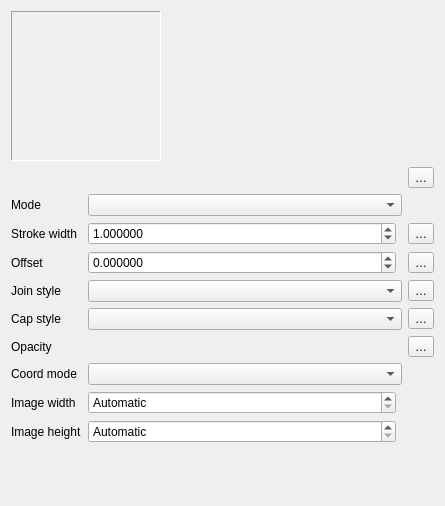
<?xml version="1.0" encoding="UTF-8"?>
<ui version="4.0">
 <class>WidgetRasterLine</class>
 <widget class="QWidget" name="WidgetRasterLine">
  <property name="geometry">
   <rect>
    <x>0</x>
    <y>0</y>
    <width>445</width>
    <height>506</height>
   </rect>
  </property>
  <property name="windowTitle">
   <string notr="true">Raster Line Symbol</string>
  </property>
  <layout class="QGridLayout" name="gridLayout_2" columnstretch="0,1,0">
   <item row="3" column="1">
    <layout class="QHBoxLayout" name="horizontalLayout_2">
     <item>
      <widget class="QgsDoubleSpinBox" name="spinWidth">
       <property name="sizePolicy">
        <sizepolicy hsizetype="Preferred" vsizetype="Fixed">
         <horstretch>1</horstretch>
         <verstretch>0</verstretch>
        </sizepolicy>
       </property>
       <property name="specialValueText">
        <string>Hairline</string>
       </property>
       <property name="decimals">
        <number>6</number>
       </property>
       <property name="maximum">
        <double>100000.000000000000000</double>
       </property>
       <property name="singleStep">
        <double>0.200000000000000</double>
       </property>
       <property name="value">
        <double>1.000000000000000</double>
       </property>
       <property name="showClearButton" stdset="0">
        <bool>true</bool>
       </property>
      </widget>
     </item>
     <item>
      <widget class="QgsUnitSelectionWidget" name="mPenWidthUnitWidget" native="true">
       <property name="minimumSize">
        <size>
         <width>0</width>
         <height>0</height>
        </size>
       </property>
       <property name="focusPolicy">
        <enum>Qt::StrongFocus</enum>
       </property>
      </widget>
     </item>
    </layout>
   </item>
   <item row="4" column="1">
    <layout class="QHBoxLayout" name="horizontalLayout_3">
     <item>
      <widget class="QgsDoubleSpinBox" name="spinOffset">
       <property name="sizePolicy">
        <sizepolicy hsizetype="Minimum" vsizetype="Fixed">
         <horstretch>1</horstretch>
         <verstretch>0</verstretch>
        </sizepolicy>
       </property>
       <property name="styleSheet">
        <string notr="true"/>
       </property>
       <property name="decimals">
        <number>6</number>
       </property>
       <property name="minimum">
        <double>-100000.000000000000000</double>
       </property>
       <property name="maximum">
        <double>100000.000000000000000</double>
       </property>
       <property name="singleStep">
        <double>0.200000000000000</double>
       </property>
      </widget>
     </item>
     <item>
      <widget class="QgsUnitSelectionWidget" name="mOffsetUnitWidget" native="true">
       <property name="minimumSize">
        <size>
         <width>0</width>
         <height>0</height>
        </size>
       </property>
       <property name="focusPolicy">
        <enum>Qt::StrongFocus</enum>
       </property>
      </widget>
     </item>
    </layout>
   </item>
   <item row="6" column="0">
    <widget class="QLabel" name="label_6">
     <property name="text">
      <string>Cap style</string>
     </property>
    </widget>
   </item>
   <item row="8" column="1">
    <widget class="QComboBox" name="mComboCoordMode"/>
   </item>
   <item row="5" column="1">
    <widget class="QgsPenJoinStyleComboBox" name="cboJoinStyle"/>
   </item>
   <item row="3" column="0">
    <widget class="QLabel" name="label_2">
     <property name="text">
      <string>Stroke width</string>
     </property>
    </widget>
   </item>
   <item row="1" column="2">
    <widget class="QgsPropertyOverrideButton" name="mFilenameDDBtn">
     <property name="text">
      <string>…</string>
     </property>
    </widget>
   </item>
   <item row="4" column="0">
    <widget class="QLabel" name="label_4">
     <property name="text">
      <string>Offset</string>
     </property>
    </widget>
   </item>
   <item row="7" column="2">
    <widget class="QgsPropertyOverrideButton" name="mOpacityDDBtn">
     <property name="text">
      <string>…</string>
     </property>
    </widget>
   </item>
   <item row="2" column="0">
    <widget class="QLabel" name="label_3">
     <property name="text">
      <string>Mode</string>
     </property>
    </widget>
   </item>
   <item row="7" column="0">
    <widget class="QLabel" name="label">
     <property name="text">
      <string>Opacity</string>
     </property>
    </widget>
   </item>
   <item row="2" column="1">
    <widget class="QComboBox" name="mComboMode"/>
   </item>
   <item row="3" column="2">
    <widget class="QgsPropertyOverrideButton" name="mPenWidthDDBtn">
     <property name="text">
      <string>…</string>
     </property>
    </widget>
   </item>
   <item row="7" column="1">
    <widget class="QgsOpacityWidget" name="mOpacityWidget" native="true">
     <property name="focusPolicy">
      <enum>Qt::StrongFocus</enum>
     </property>
    </widget>
   </item>
   <item row="13" column="0">
    <spacer name="verticalSpacer">
     <property name="orientation">
      <enum>Qt::Vertical</enum>
     </property>
     <property name="sizeHint" stdset="0">
      <size>
       <width>20</width>
       <height>40</height>
      </size>
     </property>
    </spacer>
   </item>
   <item row="8" column="0">
    <widget class="QLabel" name="mCoordModeLabel">
     <property name="text">
      <string>Coord mode</string>
     </property>
    </widget>
   </item>
   <item row="1" column="0" colspan="2">
    <widget class="QgsImageSourceLineEdit" name="mImageSourceLineEdit" native="true">
     <property name="focusPolicy">
      <enum>Qt::StrongFocus</enum>
     </property>
    </widget>
   </item>
   <item row="4" column="2">
    <widget class="QgsPropertyOverrideButton" name="mOffsetDDBtn">
     <property name="text">
      <string>…</string>
     </property>
    </widget>
   </item>
   <item row="10" column="1">
    <widget class="QWidget" name="mTextureWidthWidget" native="true">
     <layout class="QHBoxLayout" name="horizontalLayout">
      <property name="leftMargin">
       <number>0</number>
      </property>
      <property name="topMargin">
       <number>0</number>
      </property>
      <property name="rightMargin">
       <number>0</number>
      </property>
      <property name="bottomMargin">
       <number>0</number>
      </property>
      <item>
       <widget class="QgsDoubleSpinBox" name="mImageWidthSpinBox">
        <property name="sizePolicy">
         <sizepolicy hsizetype="Minimum" vsizetype="Fixed">
          <horstretch>1</horstretch>
          <verstretch>0</verstretch>
         </sizepolicy>
        </property>
        <property name="specialValueText">
         <string>Automatic</string>
        </property>
        <property name="decimals">
         <number>6</number>
        </property>
        <property name="maximum">
         <double>99999999.000000000000000</double>
        </property>
        <property name="singleStep">
         <double>0.200000000000000</double>
        </property>
       </widget>
      </item>
      <item>
       <widget class="QgsUnitSelectionWidget" name="mImageWidthUnitWidget" native="true">
        <property name="minimumSize">
         <size>
          <width>0</width>
          <height>0</height>
         </size>
        </property>
        <property name="focusPolicy">
         <enum>Qt::StrongFocus</enum>
        </property>
       </widget>
      </item>
     </layout>
    </widget>
   </item>
   <item row="10" column="0">
    <widget class="QLabel" name="mTextureWidthLabel">
     <property name="text">
      <string>Image width</string>
     </property>
     <property name="buddy">
      <cstring>mImageWidthSpinBox</cstring>
     </property>
    </widget>
   </item>
   <item row="0" column="0" colspan="3">
    <layout class="QHBoxLayout" name="horizontalLayout_4">
     <property name="topMargin">
      <number>0</number>
     </property>
     <item>
      <widget class="QLabel" name="mLabelImagePreview">
       <property name="sizePolicy">
        <sizepolicy hsizetype="Fixed" vsizetype="Fixed">
         <horstretch>0</horstretch>
         <verstretch>0</verstretch>
        </sizepolicy>
       </property>
       <property name="minimumSize">
        <size>
         <width>150</width>
         <height>150</height>
        </size>
       </property>
       <property name="frameShape">
        <enum>QFrame::Panel</enum>
       </property>
       <property name="frameShadow">
        <enum>QFrame::Sunken</enum>
       </property>
       <property name="lineWidth">
        <number>1</number>
       </property>
       <property name="midLineWidth">
        <number>0</number>
       </property>
       <property name="text">
        <string/>
       </property>
      </widget>
     </item>
     <item>
      <spacer name="horizontalSpacer">
       <property name="orientation">
        <enum>Qt::Horizontal</enum>
       </property>
       <property name="sizeHint" stdset="0">
        <size>
         <width>40</width>
         <height>20</height>
        </size>
       </property>
      </spacer>
     </item>
    </layout>
   </item>
   <item row="6" column="1">
    <widget class="QgsPenCapStyleComboBox" name="cboCapStyle"/>
   </item>
   <item row="6" column="2">
    <widget class="QgsPropertyOverrideButton" name="mCapStyleDDBtn">
     <property name="text">
      <string>…</string>
     </property>
    </widget>
   </item>
   <item row="5" column="2">
    <widget class="QgsPropertyOverrideButton" name="mJoinStyleDDBtn">
     <property name="text">
      <string>…</string>
     </property>
    </widget>
   </item>
   <item row="5" column="0">
    <widget class="QLabel" name="label_5">
     <property name="text">
      <string>Join style</string>
     </property>
    </widget>
   </item>
   <item row="12" column="0">
    <widget class="QLabel" name="mTextureHeightLabel">
     <property name="text">
      <string>Image height</string>
     </property>
     <property name="buddy">
      <cstring>mImageWidthSpinBox</cstring>
     </property>
    </widget>
   </item>
   <item row="12" column="1">
    <widget class="QWidget" name="mTextureHeightWidget" native="true">
     <layout class="QHBoxLayout" name="horizontalLayout_5">
      <property name="leftMargin">
       <number>0</number>
      </property>
      <property name="topMargin">
       <number>0</number>
      </property>
      <property name="rightMargin">
       <number>0</number>
      </property>
      <property name="bottomMargin">
       <number>0</number>
      </property>
      <item>
       <widget class="QgsDoubleSpinBox" name="mImageHeightSpinBox">
        <property name="sizePolicy">
         <sizepolicy hsizetype="Minimum" vsizetype="Fixed">
          <horstretch>1</horstretch>
          <verstretch>0</verstretch>
         </sizepolicy>
        </property>
        <property name="specialValueText">
         <string>Automatic</string>
        </property>
        <property name="decimals">
         <number>6</number>
        </property>
        <property name="maximum">
         <double>99999999.000000000000000</double>
        </property>
        <property name="singleStep">
         <double>0.200000000000000</double>
        </property>
       </widget>
      </item>
      <item>
       <widget class="QgsUnitSelectionWidget" name="mImageHeightUnitWidget" native="true">
        <property name="minimumSize">
         <size>
          <width>0</width>
          <height>0</height>
         </size>
        </property>
        <property name="focusPolicy">
         <enum>Qt::StrongFocus</enum>
        </property>
       </widget>
      </item>
     </layout>
    </widget>
   </item>
  </layout>
 </widget>
 <customwidgets>
  <customwidget>
   <class>QgsDoubleSpinBox</class>
   <extends>QDoubleSpinBox</extends>
   <header>qgsdoublespinbox.h</header>
  </customwidget>
  <customwidget>
   <class>QgsPropertyOverrideButton</class>
   <extends>QToolButton</extends>
   <header>qgspropertyoverridebutton.h</header>
  </customwidget>
  <customwidget>
   <class>QgsUnitSelectionWidget</class>
   <extends>QWidget</extends>
   <header>qgsunitselectionwidget.h</header>
   <container>1</container>
  </customwidget>
  <customwidget>
   <class>QgsPenJoinStyleComboBox</class>
   <extends>QComboBox</extends>
   <header>qgspenstylecombobox.h</header>
  </customwidget>
  <customwidget>
   <class>QgsPenCapStyleComboBox</class>
   <extends>QComboBox</extends>
   <header>qgspenstylecombobox.h</header>
  </customwidget>
  <customwidget>
   <class>QgsOpacityWidget</class>
   <extends>QWidget</extends>
   <header>qgsopacitywidget.h</header>
   <container>1</container>
  </customwidget>
  <customwidget>
   <class>QgsImageSourceLineEdit</class>
   <extends>QWidget</extends>
   <header>qgsfilecontentsourcelineedit.h</header>
   <container>1</container>
  </customwidget>
 </customwidgets>
 <tabstops>
  <tabstop>mImageSourceLineEdit</tabstop>
  <tabstop>mFilenameDDBtn</tabstop>
  <tabstop>mComboMode</tabstop>
  <tabstop>spinWidth</tabstop>
  <tabstop>mPenWidthUnitWidget</tabstop>
  <tabstop>mPenWidthDDBtn</tabstop>
  <tabstop>spinOffset</tabstop>
  <tabstop>mOffsetUnitWidget</tabstop>
  <tabstop>mOffsetDDBtn</tabstop>
  <tabstop>cboJoinStyle</tabstop>
  <tabstop>mJoinStyleDDBtn</tabstop>
  <tabstop>cboCapStyle</tabstop>
  <tabstop>mCapStyleDDBtn</tabstop>
  <tabstop>mOpacityWidget</tabstop>
  <tabstop>mOpacityDDBtn</tabstop>
 </tabstops>
 <resources/>
 <connections/>
</ui>
